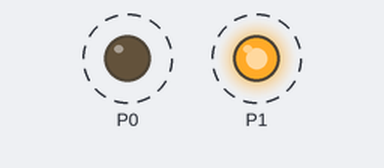
A program run on a simulated BBC micro:bit (MakeCode). Shown: output pins drawn as LEDs (lit = HIGH). Dashed ring = blinking.

Above: at 0.1 s.
Timing chart, 0 to 3.0 s (numbered marks = the images above):
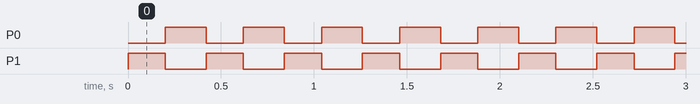

The program:

main.ts
```typescript
basic.forever(function () {
    pins.digitalWritePin(DigitalPin.P1, 1)
    pins.digitalWritePin(DigitalPin.P0, 0)
    basic.pause(200)
    pins.digitalWritePin(DigitalPin.P1, 0)
    pins.digitalWritePin(DigitalPin.P0, 1)
    basic.pause(200)
})
```

test.ts
```typescript
// tests gaan hier; deze zal niet worden gecompileerd wanneer dit pakket wordt gebruikt als extensie.
```

Measured:
- by itself, P0: alternates HIGH for 0.22 s and LOW for 0.20 s
- by itself, P1: alternates HIGH for 0.20 s and LOW for 0.22 s
